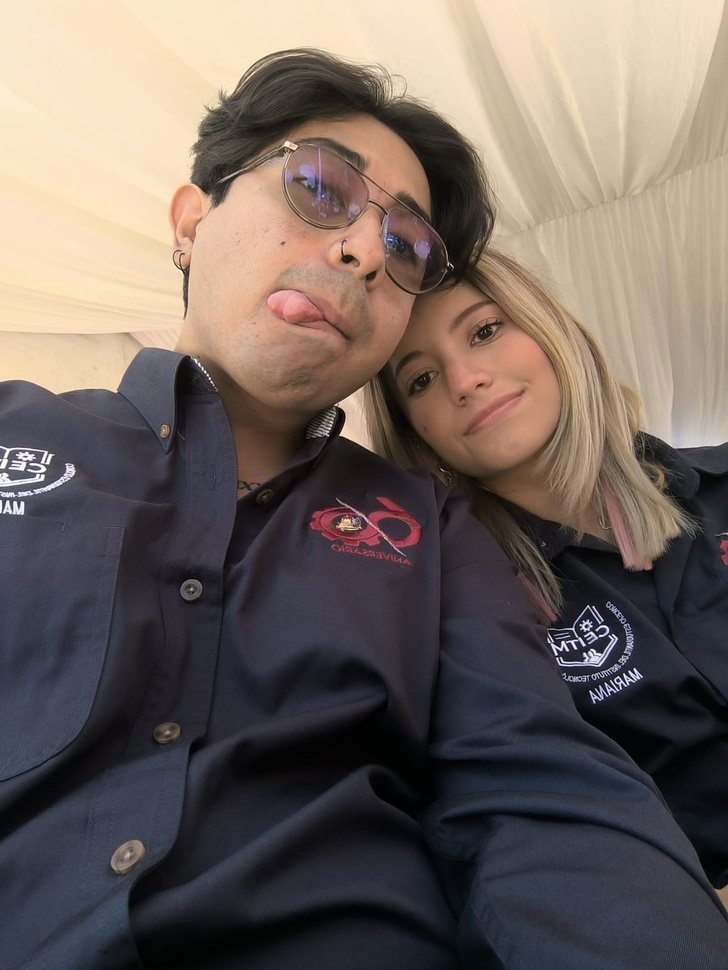
#> input picture Reporte 2/foto.jfif, 728 x 970 px, shrunk from 1200 x 1599 before the run
$ python SeparacionColores.py
#> lines starting #> are read from the running program, lines starting #| are printed output that depends on the picture
import matplotlib.pyplot as plt
from skimage import io

imagen = io.imread("foto.jfif")
#> imagen is the input picture: shape (970, 728, 3); mean R, G, B 110.9, 99.6, 93.6

# Separar los canales
R = imagen[:, :, 0]
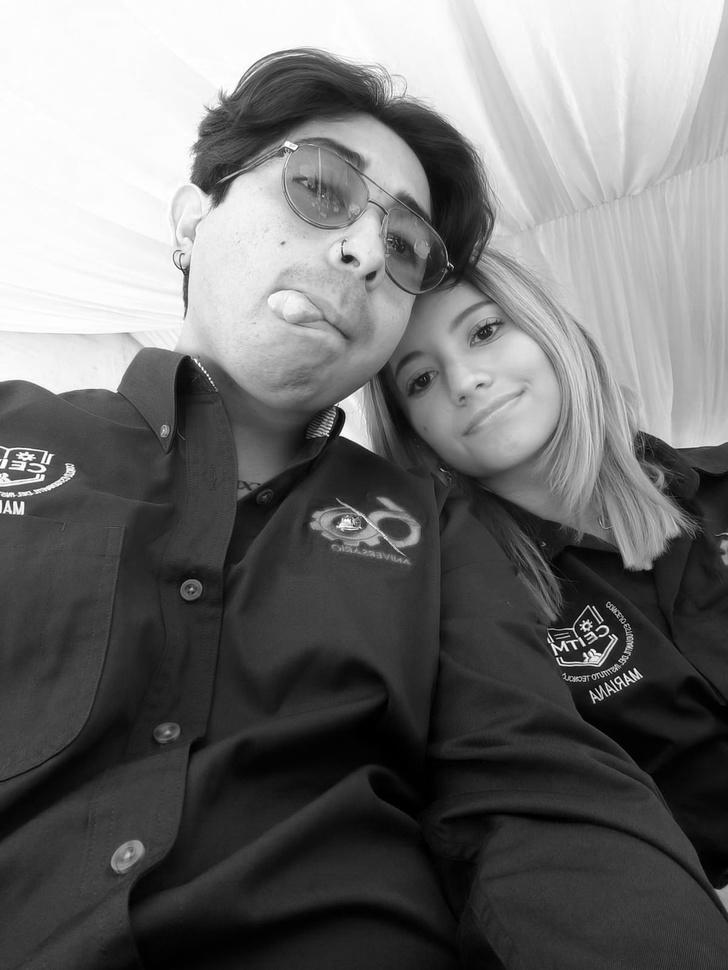
#> R: shape (970, 728); min 0, max 255, mean 110.9
G = imagen[:, :, 1]
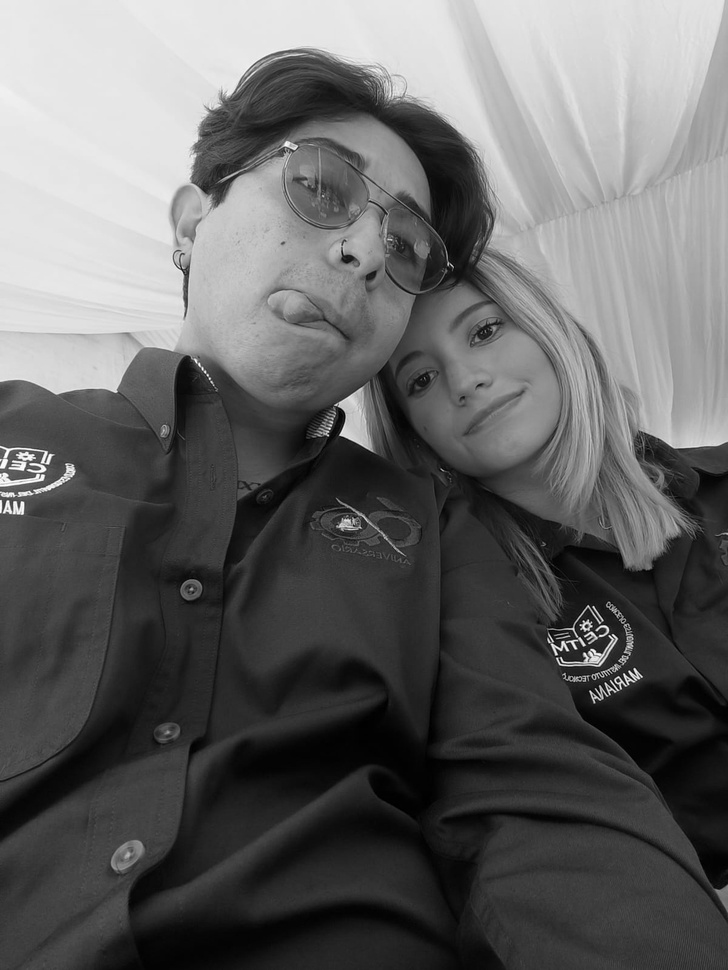
#> G: shape (970, 728); min 0, max 255, mean 99.6
B = imagen[:, :, 2]
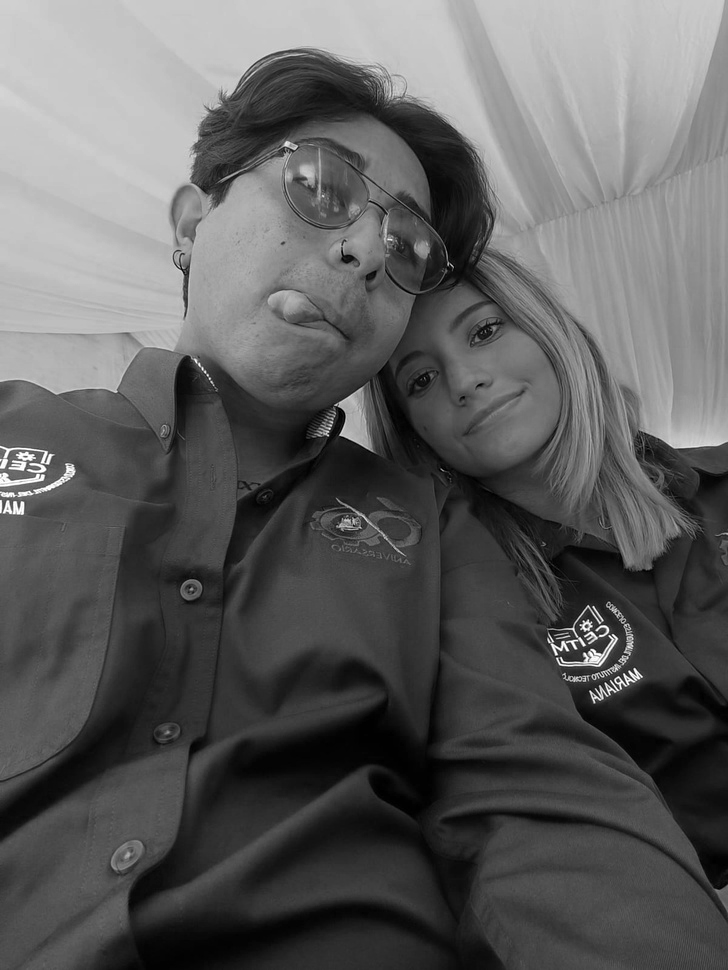
#> B: shape (970, 728); min 0, max 255, mean 93.6

# Mostrar resultados
fig, axes = plt.subplots(1, 4, figsize=(15, 5))

axes[0].imshow(imagen)
axes[0].set_title("Imagen Original")
axes[0].axis("off")

axes[1].imshow(R, cmap="Reds")
axes[1].set_title("Canal Rojo")
axes[1].axis("off")

axes[2].imshow(G, cmap="Greens")
axes[2].set_title("Canal Verde")
axes[2].axis("off")

axes[3].imshow(B, cmap="Blues")
axes[3].set_title("Canal Azul")
axes[3].axis("off")

plt.show()
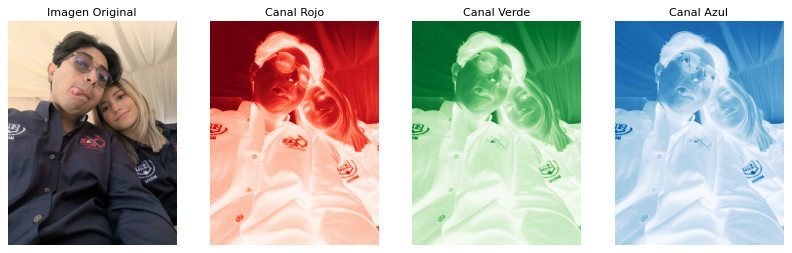
#> figure drawn by matplotlib, 4 panels
